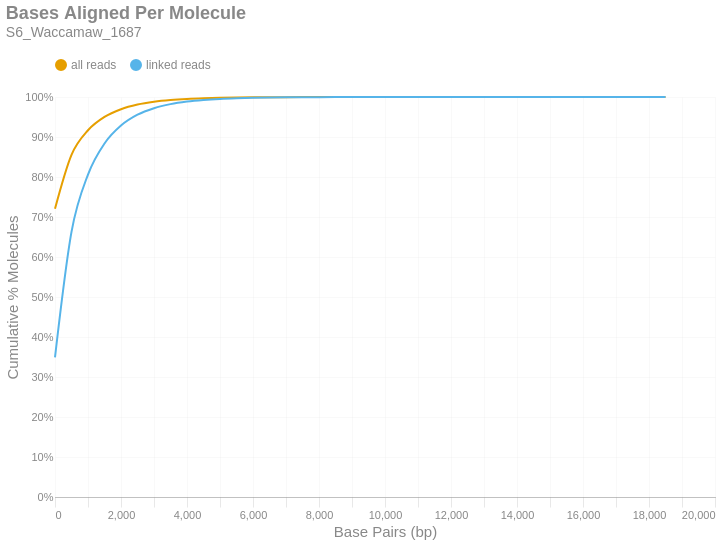

Notebook code for this chart:
### Markdown cell above
### Bases Aligned Per Molecule
This is a cumulative frequency distribution showing the number of base pairs aligned per unique molecule. These data are shown in 500 bp bins. There are two distributions: one with `all reads` (yellow) and another with only `linked reads` (blue). The percent of molecules in the `linked reads` distribution is relative to the total number of linked molecules.

### Code cell
if SKIPLR:
    print_html(f"Skipped")
else:
    binned_df = consolidated_hist(valids['aligned_bp'], mask, 500, True)
    with SafeRender(binned_df):
        (
            density_plot(binned_df, 'Bases Aligned Per Molecule', samplename, 'basesper')
            .encode(
                x=alt.X('bin:Q', title="Base Pairs (bp)").axis(tickMinStep=500).scale(padding=0),
                y=alt.Y('value:Q', title='Cumulative % Molecules')
                    .axis(format='%')
                    .scale(domain = [0,1])
                    .stack(False),
                color=alt.Color("key:N").scale(domain = ["all reads", "linked reads"]),
                tooltip = [
                    alt.Tooltip("key:N", title = "Data Type"),
                    alt.Tooltip("range_label:N", title="Bases Aligned Per Molecule"),
                    alt.Tooltip("value:Q", format = ".2%", title="% Molecules (Cum.)")
                ]
            )
        ).display()

### Figure 1 — Vega-Lite specification as saved in the notebook (floating-point values rounded to 4 significant figures)
{"width": "container", "height": 400, "config": {"title": {"anchor": "start", "dy": -15, "fontSize": 18, "color": "#888888", "subtitleColor": "#888888", "subtitleFontSize": 14}, "arc": {"fill": "#0072B2"}, "axis": {"domainColor": "#888888", "domainWidth": 0.5, "gridWidth": 0.2, "grid": false, "titleFontWeight": 400, "titleFontSize": 15, "labelFontSize": 11, "labelColor": "#888888", "tickColor": "#888888", "tickWidth": 0.2, "titleColor": "#888888"}, "axisBand": {"grid": false}, "axisX": {"grid": true, "tickSize": 10, "domainCap": "round"}, "axisY": {"domain": false, "grid": true, "tickSize": 0, "domainCap": "round"}, "background": "transparent", "header": {"labelFontSize": 15, "labelColor": "#888888", "titleFontSize": 15, "titleFontWeight": 600, "titleColor": "#888888"}, "legend": {"labelFont": "sans-serif", "labelFontSize": 12, "labelColor": "#888888", "symbolSize": 100, "symbolType": "circle", "titleFontSize": 12, "titlePadding": 10, "titleColor": "#888888", "title": null, "orient": "top"}, "range": {"category": ["#E69F00", "#56B4E9", "#009E73", "#F0E442", "#0072B2", "#D55E00", "#CC79A7", "#000000"], "diverging": ["#cfe8f3", "#a2d4ec", "#73bfe2", "#46abdb", "#1696d2", "#12719e"]}, "area": {"fill": "#0072B2", "fillOpacity": 0.7, "line": true, "strokeOpacity": 0.7}, "line": {"color": "#0072B2", "stroke": "#0072B2", "strokeWidth": 2}, "trail": {"color": "#0072B2", "stroke": "#0072B2", "strokeWidth": 0, "size": 1}, "point": {"filled": true, "fillOpacity": 1.0, "size": 95}, "text": {"color": "#888888", "fontSize": 11, "align": "right", "fontWeight": 400, "size": 11}, "bar": {"fill": "#0072B2", "stroke": null}, "view": {"stroke": null, "continuousWidth": 660, "continuousHeight": 400}}, "data": {"name": "data-c9804faa850ea633a8ec6de6f9f8e02c"}, "mark": {"type": "line", "interpolate": "monotone", "point": {"opacity": 0, "size": 275}}, "encoding": {"color": {"field": "key", "scale": {"domain": ["all reads", "linked reads"]}, "type": "nominal"}, "tooltip": [{"field": "key", "title": "Data Type", "type": "nominal"}, {"field": "range_label", "title": "Bases Aligned Per Molecule", "type": "nominal"}, {"field": "value", "format": ".2%", "title": "% Molecules (Cum.)", "type": "quantitative"}], "x": {"axis": {"tickMinStep": 500}, "field": "bin", "scale": {"padding": 0}, "title": "Base Pairs (bp)", "type": "quantitative"}, "y": {"axis": {"format": "%"}, "field": "value", "scale": {"domain": [0, 1]}, "stack": false, "title": "Cumulative % Molecules", "type": "quantitative"}}, "params": [{"name": "param_c36ac31b6afebe62", "select": {"type": "point", "fields": ["key"]}, "bind": "legend"}], "title": {"text": "Bases Aligned Per Molecule", "subtitle": "S6_Waccamaw_1687"}, "transform": [{"fold": ["all reads (cumsum)", "linked reads (cumsum)"]}, {"calculate": "replace(datum.key, ' (cumsum)', '')", "as": "key"}, {"filter": {"param": "param_c36ac31b6afebe62"}}], "usermeta": {"embedOptions": {"downloadFileName": "S6_Waccamaw_1687.basesper"}}, "$schema": "https://vega.github.io/schema/vega-lite/v6.1.0.json", "datasets": {"data-c9804faa850ea633a8ec6de6f9f8e02c": [{"bin": "0.0", "interval": "0.0-500.0", "all reads": 0.7206, "linked reads": 0.3492, "all reads (cumsum)": 0.7206, "linked reads (cumsum)": 0.3492, "range_label": "0-499"}, {"bin": "500.0", "interval": "500.0-1000.0", "all reads": 0.1348, "linked reads": 0.3137, "all reads (cumsum)": 0.8554, "linked reads (cumsum)": 0.6629, "range_label": "500-999"}, {"bin": "1000.0", "interval": "1000.0-1500.0", "all reads": 0.06143, "linked reads": 0.1432, "all reads (cumsum)": 0.9169, "linked reads (cumsum)": 0.8061, "range_label": "1000-1499"}, {"bin": "1500.0", "interval": "1500.0-2000.0", "all reads": 0.03332, "linked reads": 0.0777, "all reads (cumsum)": 0.9502, "linked reads (cumsum)": 0.8838, "range_label": "1500-1999"}, {"bin": "2000.0", "interval": "2000.0-2500.0", "all reads": 0.0192, "linked reads": 0.04477, "all reads (cumsum)": 0.9694, "linked reads (cumsum)": 0.9286, "range_label": "2000-2499"}, {"bin": "2500.0", "interval": "2500.0-3000.0", "all reads": 0.01163, "linked reads": 0.02713, "all reads (cumsum)": 0.981, "linked reads (cumsum)": 0.9557, "range_label": "2500-2999"}, {"bin": "3000.0", "interval": "3000.0-3500.0", "all reads": 0.006979, "linked reads": 0.01628, "all reads (cumsum)": 0.988, "linked reads (cumsum)": 0.972, "range_label": "3000-3499"}, {"bin": "3500.0", "interval": "3500.0-4000.0", "all reads": 0.004354, "linked reads": 0.01015, "all reads (cumsum)": 0.9924, "linked reads (cumsum)": 0.9822, "range_label": "3500-3999"}, {"bin": "4000.0", "interval": "4000.0-4500.0", "all reads": 0.002716, "linked reads": 0.006334, "all reads (cumsum)": 0.9951, "linked reads (cumsum)": 0.9885, "range_label": "4000-4499"}, {"bin": "4500.0", "interval": "4500.0-5000.0", "all reads": 0.001729, "linked reads": 0.004032, "all reads (cumsum)": 0.9968, "linked reads (cumsum)": 0.9925, "range_label": "4500-4999"}, {"bin": "5000.0", "interval": "5000.0-5500.0", "all reads": 0.001136, "linked reads": 0.002648, "all reads (cumsum)": 0.9979, "linked reads (cumsum)": 0.9952, "range_label": "5000-5499"}, {"bin": "5500.0", "interval": "5500.0-6000.0", "all reads": 0.0007159, "linked reads": 0.00167, "all reads (cumsum)": 0.9987, "linked reads (cumsum)": 0.9969, "range_label": "5500-5999"}, {"bin": "6000.0", "interval": "6000.0-6500.0", "all reads": 0.0004693, "linked reads": 0.001094, "all reads (cumsum)": 0.9991, "linked reads (cumsum)": 0.998, "range_label": "6000-6499"}, {"bin": "6500.0", "interval": "6500.0-7000.0", "all reads": 0.0003049, "linked reads": 0.0007112, "all reads (cumsum)": 0.9994, "linked reads (cumsum)": 0.9987, "range_label": "6500-6999"}, {"bin": "7000.0", "interval": "7000.0-7500.0", "all reads": 0.0002031, "linked reads": 0.0004736, "all reads (cumsum)": 0.9996, "linked reads (cumsum)": 0.9991, "range_label": "7000-7499"}, {"bin": "7500.0", "interval": "7500.0-8000.0", "all reads": 0.0001172, "linked reads": 0.0002734, "all reads (cumsum)": 0.9997, "linked reads (cumsum)": 0.9994, "range_label": "7500-7999"}, {"bin": "8000.0", "interval": "8000.0-8500.0", "all reads": 8.552e-05, "linked reads": 0.0001995, "all reads (cumsum)": 0.9998, "linked reads (cumsum)": 0.9996, "range_label": "8000-8499"}, {"bin": "8500.0", "interval": "8500.0-9000.0", "all reads": 5.349e-05, "linked reads": 0.0001248, "all reads (cumsum)": 0.9999, "linked reads (cumsum)": 0.9997, "range_label": "8500-8999"}, {"bin": "9000.0", "interval": "9000.0-9500.0", "all reads": 3.876e-05, "linked reads": 9.039e-05, "all reads (cumsum)": 0.9999, "linked reads (cumsum)": 0.9998, "range_label": "9000-9499"}, {"bin": "9500.0", "interval": "9500.0-10000.0", "all reads": 2.274e-05, "linked reads": 5.304e-05, "all reads (cumsum)": 0.9999, "linked reads (cumsum)": 0.9999, "range_label": "9500-9999"}, {"bin": "10000.0", "interval": "10000.0-10500.0", "all reads": 1.602e-05, "linked reads": 3.735e-05, "all reads (cumsum)": 1.0, "linked reads (cumsum)": 0.9999, "range_label": "10000-10499"}, {"bin": "10500.0", "interval": "10500.0-11000.0", "all reads": 7.688e-06, "linked reads": 1.793e-05, "all reads (cumsum)": 1.0, "linked reads (cumsum)": 0.9999, "range_label": "10500-10999"}, {"bin": "11000.0", "interval": "11000.0-11500.0", "all reads": 7.047e-06, "linked reads": 1.643e-05, "all reads (cumsum)": 1.0, "linked reads (cumsum)": 1.0, "range_label": "11000-11499"}, {"bin": "11500.0", "interval": "11500.0-12000.0", "all reads": 5.125e-06, "linked reads": 1.195e-05, "all reads (cumsum)": 1.0, "linked reads (cumsum)": 1.0, "range_label": "11500-11999"}, {"bin": "12000.0", "interval": "12000.0-12500.0", "all reads": 5.125e-06, "linked reads": 1.195e-05, "all reads (cumsum)": 1.0, "linked reads (cumsum)": 1.0, "range_label": "12000-12499"}, {"bin": "12500.0", "interval": "12500.0-13000.0", "all reads": 3.523e-06, "linked reads": 8.217e-06, "all reads (cumsum)": 1.0, "linked reads (cumsum)": 1.0, "range_label": "12500-12999"}, {"bin": "13000.0", "interval": "13000.0-13500.0", "all reads": 2.242e-06, "linked reads": 5.229e-06, "all reads (cumsum)": 1.0, "linked reads (cumsum)": 1.0, "range_label": "13000-13499"}, {"bin": "13500.0", "interval": "13500.0-14000.0", "all reads": 1.922e-06, "linked reads": 4.482e-06, "all reads (cumsum)": 1.0, "linked reads (cumsum)": 1.0, "range_label": "13500-13999"}, {"bin": "14000.0", "interval": "14000.0-14500.0", "all reads": 6.406e-07, "linked reads": 1.494e-06, "all reads (cumsum)": 1.0, "linked reads (cumsum)": 1.0, "range_label": "14000-14499"}, {"bin": "14500.0", "interval": "14500.0-15000.0", "all reads": 0.0, "linked reads": 0.0, "all reads (cumsum)": 1.0, "linked reads (cumsum)": 1.0, "range_label": "14500-14999"}, {"bin": "15000.0", "interval": "15000.0-15500.0", "all reads": 3.203e-07, "linked reads": 7.47e-07, "all reads (cumsum)": 1.0, "linked reads (cumsum)": 1.0, "range_label": "15000-15499"}, {"bin": "15500.0", "interval": "15500.0-16000.0", "all reads": 3.203e-07, "linked reads": 7.47e-07, "all reads (cumsum)": 1.0, "linked reads (cumsum)": 1.0, "range_label": "15500-15999"}, {"bin": "16000.0", "interval": "16000.0-16500.0", "all reads": 3.203e-07, "linked reads": 7.47e-07, "all reads (cumsum)": 1.0, "linked reads (cumsum)": 1.0, "range_label": "16000-16499"}, {"bin": "16500.0", "interval": "16500.0-17000.0", "all reads": 0.0, "linked reads": 0.0, "all reads (cumsum)": 1.0, "linked reads (cumsum)": 1.0, "range_label": "16500-16999"}, {"bin": "17000.0", "interval": "17000.0-17500.0", "all reads": 3.203e-07, "linked reads": 7.47e-07, "all reads (cumsum)": 1.0, "linked reads (cumsum)": 1.0, "range_label": "17000-17499"}, {"bin": "17500.0", "interval": "17500.0-18000.0", "all reads": 0.0, "linked reads": 0.0, "all reads (cumsum)": 1.0, "linked reads (cumsum)": 1.0, "range_label": "17500-17999"}, {"bin": "18000.0", "interval": "18000.0-18500.0", "all reads": 0.0, "linked reads": 0.0, "all reads (cumsum)": 1.0, "linked reads (cumsum)": 1.0, "range_label": "18000-18499"}, {"bin": "18500.0", "interval": "18500.0-19000.0", "all reads": 6.406e-07, "linked reads": 1.494e-06, "all reads (cumsum)": 1.0, "linked reads (cumsum)": 1.0, "range_label": "18500-18999"}]}}
